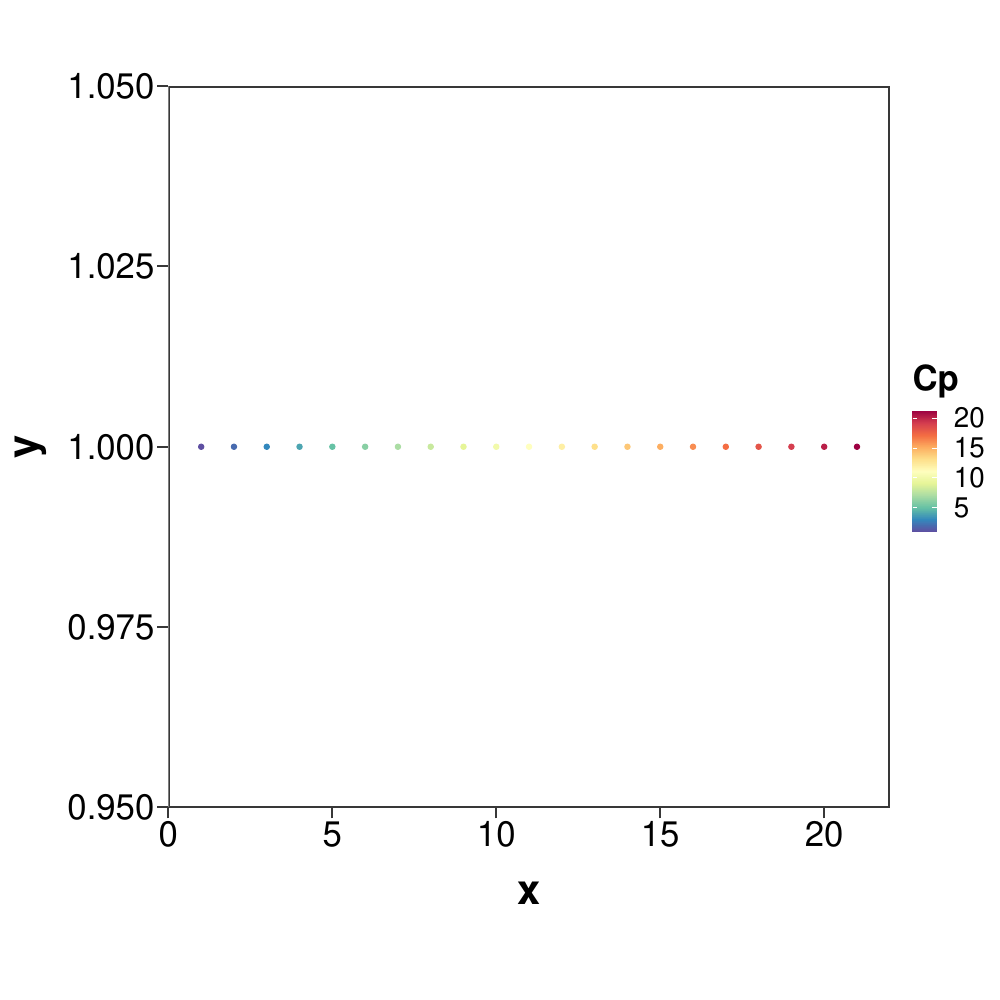

Source code (R):
lib = "~/DPhil/lib"

library(ggplot2)
library(RColorBrewer)
source(paste0(lib, "/GG_bgr.R"))

df <- data.frame(Cp=1:21, x=1:21, y=1)


cols <- colorRampPalette(rev(brewer.pal(n=11, name="Spectral")))(21)

p <- ggplot(data=df, aes(x=x, y=y)) +
  geom_point(aes(col=Cp)) + 
  scale_colour_gradientn(colours=cols) +
  bgr2

ggsave(file=paste0("./rainbow_legend_continuous.pdf"), plot=p, width=10, height=10)

